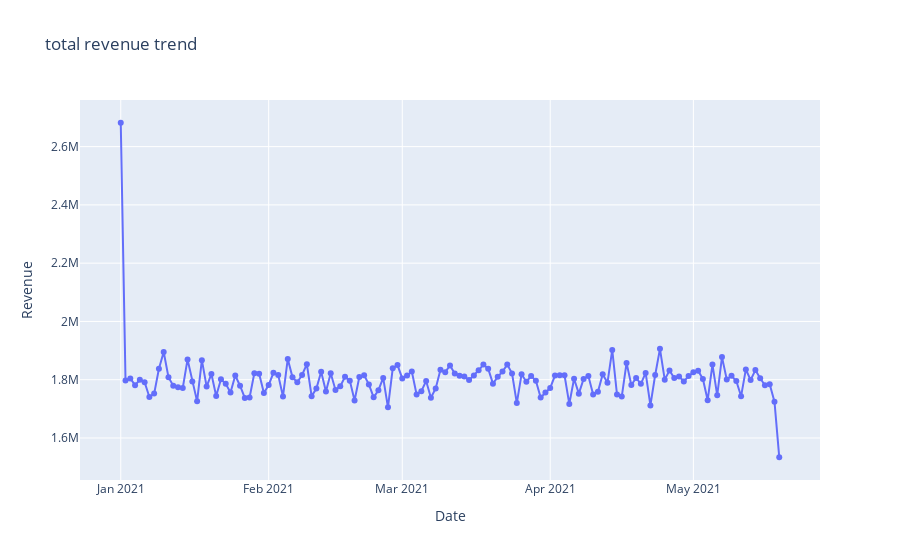

This figure's notebook cell:
### Code cell
plt.style.use("ggplot")
fig =px.line(data_frame=daily_revenue,
             x="order_date",
             y="revenue",
             title="total revenue trend ",
             markers=True)
           


fig.update_layout(
    xaxis_title="Date",
    yaxis_title="Revenue",
    hovermode="x unified"
)

fig.show()

### Figure 1 — Plotly figure (JSON) as saved in the notebook; plotly's stock layout.template omitted (floating-point values rounded to 4 significant figures; data arrays with more than 128 entries replaced by an {"elided": "..."} marker saying what was removed)
{"data": [{"hovertemplate": "order_date=%{x}<br>revenue=%{y}<extra></extra>", "legendgroup": "", "line": {"color": "#636efa", "dash": "solid"}, "marker": {"symbol": "circle"}, "mode": "lines+markers", "name": "", "orientation": "v", "showlegend": false, "type": "scatter", "x": {"elided": "139 str values"}, "xaxis": "x", "y": {"elided": "139 float values"}, "yaxis": "y"}], "layout": {"hovermode": "x unified", "legend": {"tracegroupgap": 0}, "title": {"text": "total revenue trend "}, "xaxis": {"anchor": "y", "domain": [0, 1], "title": {"text": "Date"}}, "yaxis": {"anchor": "x", "domain": [0, 1], "title": {"text": "Revenue"}}}}
